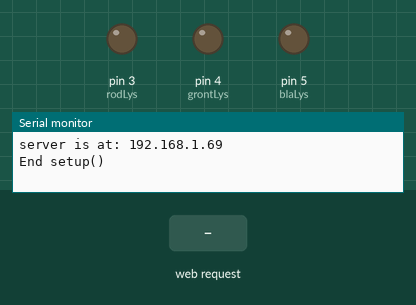
Simulated run of this program. Board: Arduino Uno, built with avr-gcc and run on an emulated ATmega328P. Parts: output pins drawn as LEDs (lit = HIGH), the last lines printed to the serial monitor. The inputs (shaded band) are chosen by the test bench. WiFi joins after 1.5 s; servers stay silent unless stated.

Above: at 3.7 s.
3.8 s: HTTP request GET /S received
At 4.5 s:
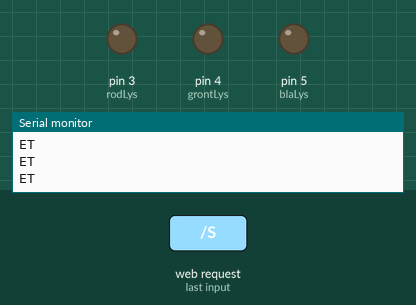
5.5 s: HTTP request GET /R received
At 6.0 s:
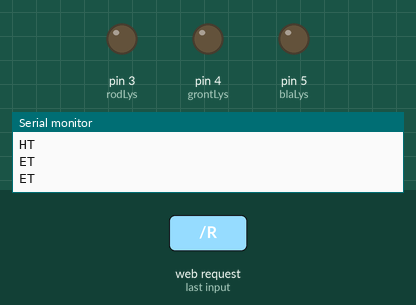
7.0 s: HTTP request GET /on received
At 8.0 s:
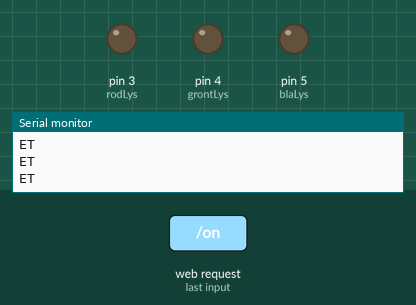
Timing chart, 0 to 10.0 s (numbered marks = the images above; inputs shaded):
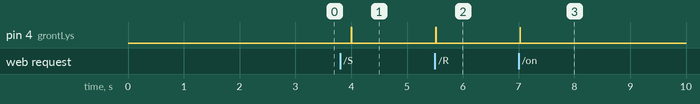

The program:

main.cpp
```cpp
#include <SPI.h>
#include <Ethernet.h>

//konstanter for pinner for ryddighetenskyld

const int lysPin = A2;
const int tempPin = A1;
const int hoytaler = 7;
const int rodLys = 3;
const int blaLys = 5;
const int grontLys = 4;
bool maal = true;

byte mac[] = {0x90, 0xA2, 0xDA, 0x0F, 0x60, 0x9F};
IPAddress ip(192, 168, 1, 69);
EthernetServer server(80);
void setup() {
  pinMode(grontLys, OUTPUT);
  analogWrite(grontLys, HIGH);
  Serial.begin(9600);
  if (Ethernet.begin(mac) == 0) {
    Serial.println("Failed to configure Ethernet using DHCP");
  }
  Ethernet.begin(mac, ip);
  delay(1000);
  server.begin();
  Serial.print("server is at: ");
  Serial.println(Ethernet.localIP());
  Serial.println("End setup()");
}


int measureLys(){
  if(!maal)
    return 0;
  int mes = analogRead(lysPin);
  Serial.println(mes);
  return mes;
}

int measureTemp(){
  if(!maal)
    return 0;
  int mes = analogRead(tempPin);
  float voltage = (mes/1024.0) * 5.0;
  return (voltage - 0.5) * 100;
}

int makeDaBigNoize(){
  return 0;
}

int makeDaBigLight(){
  return 0;
}


void loop() {
  String msg;
  bool lys1, lys2;
  int freq;
  static int teller = 1;
  EthernetClient client = server.available();
  if (client) {
    boolean currentLineIsBlank = false;
    while (client.connected()) {
      if (client.available()) {
        digitalWrite(grontLys, HIGH);
        char c = client.read();
        msg += c;
        if (c == '\n' &&currentLineIsBlank){
          client.println("HTTP/1.1 200 OK");
          client.println("Content-Type: text/html");
          client.println("Connection: close");
          client.println("Refresh: 20");
          client.println();
          client.println("<!DOCTYPE html>");
          client.println("<html><body style='font-family: Arial, Helvetica, sans-serif;'>");
          client.println("<meta charset='UTF-8'>");
          client.println("<H1>Andrea og Vetles lab7 😎</H1>");
          client.println("<H2>Teller = ");
          client.println(teller);
          client.println("</H2>");
          client.println("<p style='color:#333'>Temperatur:");
          client.println(measureTemp());
          client.println("</p>");
          client.println("<p style='color:#333'>Lysstyrke");
          client.println(measureLys());
          client.println("</p>");
          client.println("<br><br>");
          client.println("<form action='' method='get'>");
          client.print("<input type='range' name='S' min='0' "
                       "max='2000'step='100' value='0'/>");
          client.println("<br><input type='checkbox' name='R'/> Rød");
          client.println("<input type='checkbox' name='M'/> Blå");
          client.println("<input type='checkbox' name='U' checked/> Mål (av/på) ");
          client.println("<br><input type='submit' value='Set Frequency' />");
          client.println("</form><br>");
          client.println("</body></html>");
          break;
        }
        if (c == '\n') {
          currentLineIsBlank = true;
        } else if (c != '\r') {
          currentLineIsBlank = false;
        }
      }

    }
    digitalWrite(grontLys, LOW);
    Serial.println(msg);
    lys1, lys2 = false;
    /*
        Hent ut selve url parameteret fra GET requesten.
    */
    if(msg.indexOf("S") != 0){
      String param = "";
      int pos = msg.indexOf("S");
      int len = msg.length();
      for(int i = 1; i <= 6; i++){
         if(msg.charAt(pos + i + 1) != ' ')
            param += msg.charAt(pos + i + 1);
      }
      freq = param.toInt();
    }
    /*
      For den røde lyspæra
    */
    if(msg.indexOf("R") != 0){
      String param = "";
      int pos = msg.indexOf("R");
      int len = msg.length();

      for(int i = 1; i <= 2; i++){
         if(msg.charAt(pos + i + 1) != ' ')
            param += msg.charAt(pos + i + 1);
      }
      Serial.println(param);
      if(param == "on")
        lys1 = true;
      else
        lys1 = false;
    }

    /*
      For den blå lyspæra
    */
    if(msg.indexOf("M") != 0){
      String param = "";
      int pos = msg.indexOf("M");
      int len = msg.length();

      for(int i = 1; i <= 2; i++){
         if(msg.charAt(pos + i + 1) != ' ')
            param += msg.charAt(pos + i + 1);
      }
      Serial.println(param);
      if(param == "on")
        lys2 = true;
      else
        lys2 = false;
    }
    /*
      For å måle alt
    */
    if(msg.indexOf("U") != 0){
      String param = "";
      int pos = msg.indexOf("U");
      int len = msg.length();

      for(int i = 1; i <= 2; i++){
         if(msg.charAt(pos + i + 1) != ' ')
            param += msg.charAt(pos + i + 1);
      }
      Serial.println(param);
      if(param == "on")
        maal = true;
      else
        maal = false;
    }
    delay(1);
    client.stop();
  }
  tone(7, freq, 400);
  if(lys1)
    analogWrite(rodLys, HIGH);
  else
    analogWrite(rodLys, LOW);
  if(lys2)
    analogWrite(blaLys, HIGH);
  else
    analogWrite(blaLys, LOW);

  teller++;
  delay(300);
}
```

Measured:
- after the input at 3.8 s, pin 4 (grontLys): LOW → HIGH after 0.20 s, → LOW 0.01 s later
- after the input at 5.5 s, pin 4 (grontLys): LOW → HIGH at once, → LOW 0.01 s later
- after the input at 7.0 s, pin 4 (grontLys): LOW → HIGH at once, → LOW 0.01 s later
